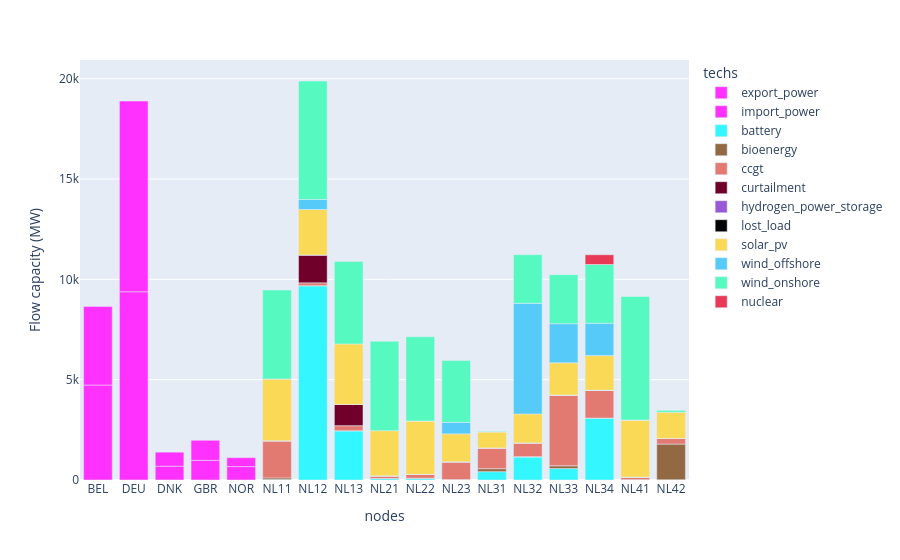

Notebook code for this chart:
### Code cell
plot_capacity('results/spores/maxbat_spore_2.nc', exclude_transmission=True, colors=colours)

### Figure 1 — Plotly figure (JSON) as saved in the notebook; plotly's stock layout.template omitted (floating-point values rounded to 4 significant figures)
{"data": [{"hovertemplate": "techs=export_power<br>nodes=%{x}<br>Flow capacity (MW)=%{y}<extra></extra>", "legendgroup": "export_power", "marker": {"color": "#ff31fe", "pattern": {"shape": ""}}, "name": "export_power", "orientation": "v", "showlegend": true, "textposition": "auto", "type": "bar", "x": ["BEL", "DEU", "DNK", "GBR", "NOR"], "xaxis": "x", "y": [4731.0, 9380.0, 687.9, 979.2, 670.0], "yaxis": "y"}, {"hovertemplate": "techs=import_power<br>nodes=%{x}<br>Flow capacity (MW)=%{y}<extra></extra>", "legendgroup": "import_power", "marker": {"color": "#ff31fe", "pattern": {"shape": ""}}, "name": "import_power", "orientation": "v", "showlegend": true, "textposition": "auto", "type": "bar", "x": ["BEL", "DEU", "DNK", "GBR", "NOR"], "xaxis": "x", "y": [3920.0, 9507.0, 699.4, 1000.0, 443.1], "yaxis": "y"}, {"hovertemplate": "techs=battery<br>nodes=%{x}<br>Flow capacity (MW)=%{y}<extra></extra>", "legendgroup": "battery", "marker": {"color": "#33F6FF", "pattern": {"shape": ""}}, "name": "battery", "orientation": "v", "showlegend": true, "textposition": "auto", "type": "bar", "x": ["NL11", "NL12", "NL13", "NL21", "NL22", "NL23", "NL31", "NL32", "NL33", "NL34", "NL41", "NL42"], "xaxis": "x", "y": [20.23, 9682.0, 2454.0, 72.0, 70.04, 19.8, 415.8, 1145.0, 572.1, 3084.0, 8.46, 8.109], "yaxis": "y"}, {"hovertemplate": "techs=bioenergy<br>nodes=%{x}<br>Flow capacity (MW)=%{y}<extra></extra>", "legendgroup": "bioenergy", "marker": {"color": "#936944", "pattern": {"shape": ""}}, "name": "bioenergy", "orientation": "v", "showlegend": true, "textposition": "auto", "type": "bar", "x": ["NL11", "NL12", "NL13", "NL21", "NL22", "NL23", "NL31", "NL32", "NL33", "NL34", "NL41", "NL42"], "xaxis": "x", "y": [85.01, 0.2256, 0.5057, 1.342, 17.9, 1.166, 146.7, 19.3, 135.8, 2.457, 7.516, 1782.0], "yaxis": "y"}, {"hovertemplate": "techs=ccgt<br>nodes=%{x}<br>Flow capacity (MW)=%{y}<extra></extra>", "legendgroup": "ccgt", "marker": {"color": "#E37A72", "pattern": {"shape": ""}}, "name": "ccgt", "orientation": "v", "showlegend": true, "textposition": "auto", "type": "bar", "x": ["NL11", "NL12", "NL13", "NL21", "NL22", "NL23", "NL31", "NL32", "NL33", "NL34", "NL41", "NL42"], "xaxis": "x", "y": [1837.0, 144.0, 254.0, 119.0, 193.0, 872.0, 1034.0, 658.0, 3528.0, 1393.0, 132.0, 283.0], "yaxis": "y"}, {"hovertemplate": "techs=curtailment<br>nodes=%{x}<br>Flow capacity (MW)=%{y}<extra></extra>", "legendgroup": "curtailment", "marker": {"color": "#70002a", "pattern": {"shape": ""}}, "name": "curtailment", "orientation": "v", "showlegend": true, "textposition": "auto", "type": "bar", "x": ["NL11", "NL12", "NL13", "NL21", "NL22", "NL23", "NL31", "NL32", "NL33", "NL34", "NL41", "NL42"], "xaxis": "x", "y": [19.44, 1388.0, 1059.0, 14.42, 0.02572, 15.47, 0.03471, 26.11, 0.02923, 0.03763, 0.02179, 0.02595], "yaxis": "y"}, {"hovertemplate": "techs=hydrogen_power_storage<br>nodes=%{x}<br>Flow capacity (MW)=%{y}<extra></extra>", "legendgroup": "hydrogen_power_storage", "marker": {"color": "#9958D6", "pattern": {"shape": ""}}, "name": "hydrogen_power_storage", "orientation": "v", "showlegend": true, "textposition": "auto", "type": "bar", "x": ["NL11", "NL12", "NL13", "NL21", "NL22", "NL23", "NL31", "NL32", "NL33", "NL34", "NL41", "NL42"], "xaxis": "x", "y": [0.02499, 0.0303, 0.02735, 0.02596, 0.02432, 0.02513, 0.02471, 0.02643, 0.02474, 0.0249, 0.02508, 0.0242], "yaxis": "y"}, {"hovertemplate": "techs=lost_load<br>nodes=%{x}<br>Flow capacity (MW)=%{y}<extra></extra>", "legendgroup": "lost_load", "marker": {"color": "#030303", "pattern": {"shape": ""}}, "name": "lost_load", "orientation": "v", "showlegend": true, "textposition": "auto", "type": "bar", "x": ["NL11", "NL12", "NL13", "NL21", "NL22", "NL23", "NL31", "NL32", "NL33", "NL34", "NL41", "NL42"], "xaxis": "x", "y": [1.442e-07, 1.442e-07, 1.442e-07, 1.442e-07, 1.442e-07, 1.442e-07, 1.442e-07, 1.442e-07, 1.442e-07, 1.442e-07, 1.442e-07, 1.442e-07], "yaxis": "y"}, {"hovertemplate": "techs=solar_pv<br>nodes=%{x}<br>Flow capacity (MW)=%{y}<extra></extra>", "legendgroup": "solar_pv", "marker": {"color": "#F9D956", "pattern": {"shape": ""}}, "name": "solar_pv", "orientation": "v", "showlegend": true, "textposition": "auto", "type": "bar", "x": ["NL11", "NL12", "NL13", "NL21", "NL22", "NL23", "NL31", "NL32", "NL33", "NL34", "NL41", "NL42"], "xaxis": "x", "y": [3074.0, 2265.0, 3013.0, 2252.0, 2658.0, 1390.0, 802.6, 1443.0, 1603.0, 1719.0, 2835.0, 1303.0], "yaxis": "y"}, {"hovertemplate": "techs=wind_offshore<br>nodes=%{x}<br>Flow capacity (MW)=%{y}<extra></extra>", "legendgroup": "wind_offshore", "marker": {"color": "#56CBF9", "pattern": {"shape": ""}}, "name": "wind_offshore", "orientation": "v", "showlegend": true, "textposition": "auto", "type": "bar", "x": ["NL11", "NL12", "NL22", "NL23", "NL31", "NL32", "NL33", "NL34", "NL41"], "xaxis": "x", "y": [1.98, 498.6, 0.9999, 577.0, 2.0, 5514.0, 1951.0, 1612.0, 6.002], "yaxis": "y"}, {"hovertemplate": "techs=wind_onshore<br>nodes=%{x}<br>Flow capacity (MW)=%{y}<extra></extra>", "legendgroup": "wind_onshore", "marker": {"color": "#56F9C0", "pattern": {"shape": ""}}, "name": "wind_onshore", "orientation": "v", "showlegend": true, "textposition": "auto", "type": "bar", "x": ["NL11", "NL12", "NL13", "NL21", "NL22", "NL23", "NL31", "NL32", "NL33", "NL34", "NL41", "NL42"], "xaxis": "x", "y": [4431.0, 5906.0, 4105.0, 4452.0, 4199.0, 3075.0, 30.85, 2420.0, 2444.0, 2930.0, 6157.0, 96.76], "yaxis": "y"}, {"hovertemplate": "techs=nuclear<br>nodes=%{x}<br>Flow capacity (MW)=%{y}<extra></extra>", "legendgroup": "nuclear", "marker": {"color": "#e83a57", "pattern": {"shape": ""}}, "name": "nuclear", "orientation": "v", "showlegend": true, "textposition": "auto", "type": "bar", "x": ["NL34"], "xaxis": "x", "y": [485.0], "yaxis": "y"}], "layout": {"barmode": "relative", "legend": {"title": {"text": "techs"}, "tracegroupgap": 0}, "margin": {"t": 60}, "xaxis": {"anchor": "y", "domain": [0, 1], "title": {"text": "nodes"}}, "yaxis": {"anchor": "x", "domain": [0, 1], "title": {"text": "Flow capacity (MW)"}}}}
